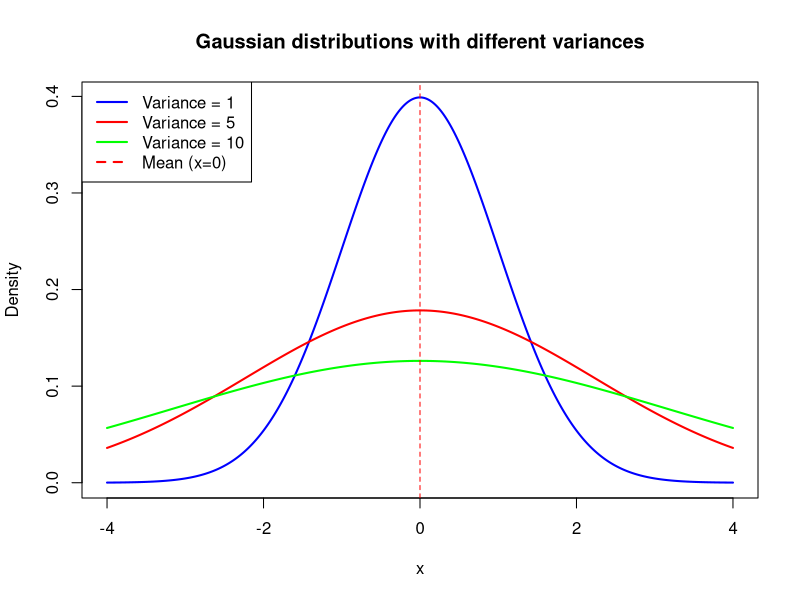
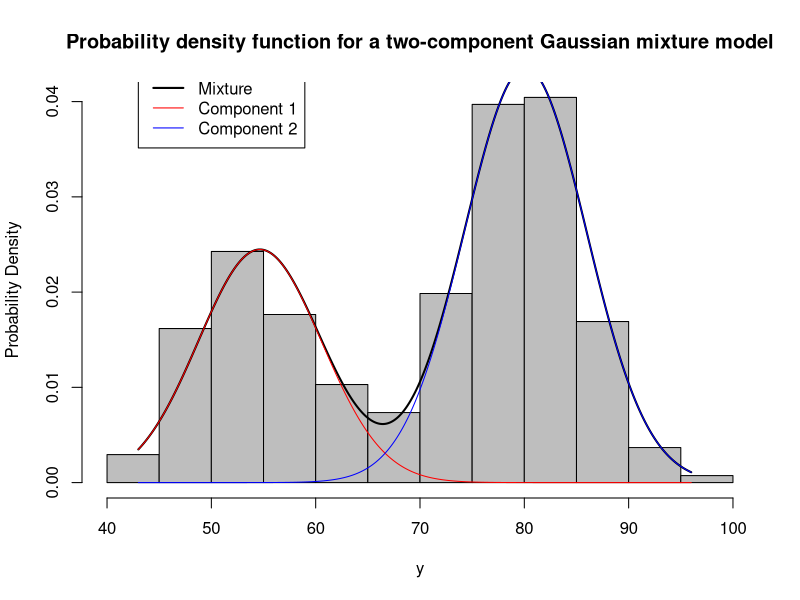
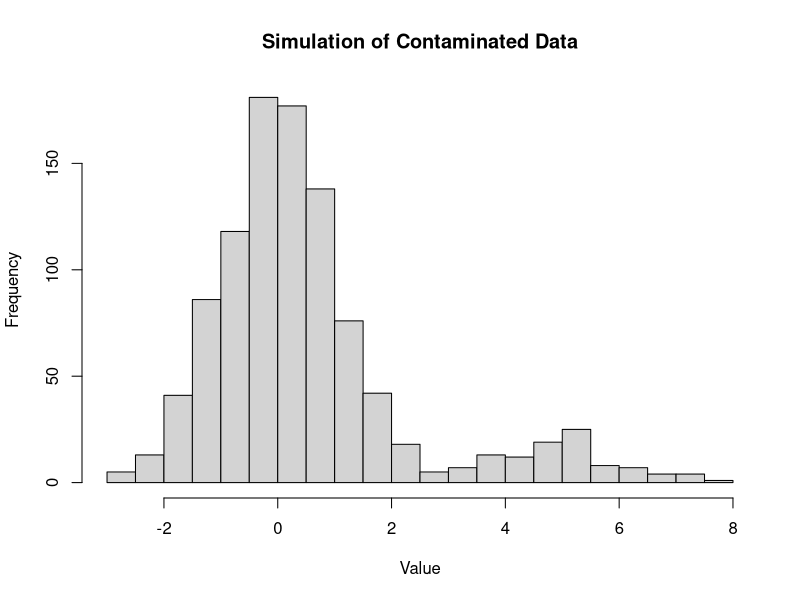
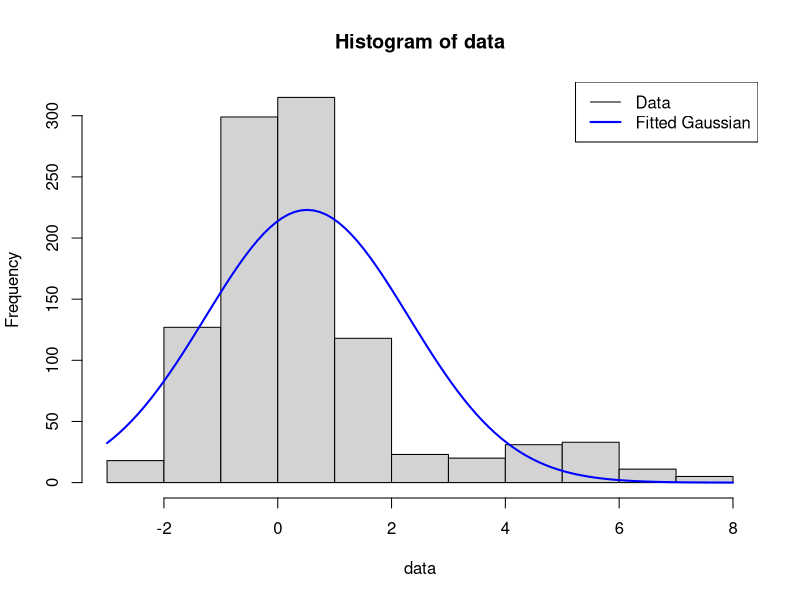

Here is the R script that generated these plots, in order:
library(mclust)
###############################################################################
# Codes to build illustrative graphs
###############################################################################
# Generate x values
x <- seq(-4, 4, length = 1000)

# Generate y values for each Gaussian distribution
y1 <- dnorm(x, mean = 0, sd = 1)
y2 <- dnorm(x, mean = 0, sd = sqrt(5))
y3 <- dnorm(x, mean = 0, sd = sqrt(10))

# Plot the standard normal distribution
plot(x, y1, type = "l", xlab = "x", ylab = "Density", 
     main = "Gaussian distributions with different variances",
     col = "blue", lwd = 2)

# Add lines for the other two distributions
lines(x, y2, col = "red", lwd = 2)
lines(x, y3, col = "green", lwd = 2)

# Add a vertical line at x=0
abline(v = 0, col = "red", lty = 2)

# Add a legend
legend("topleft", legend = c("Variance = 1", "Variance = 5", 
                             "Variance = 10", "Mean (x=0)"), 
       col = c("blue", "red", "green", "red"), lty = c(1, 1, 1, 2),
       lwd = c(2, 2, 2, 2))

##############################################################################
waiting <- faithful $ waiting
n <- length (waiting)
waiting.Mclust <- Mclust (waiting ,model ="V",G=2)

# Plot Densities:
x <- seq(from = min(waiting), to = max(waiting), length = 1000)
den1 <- dnorm(x, mean = waiting.Mclust$parameters$mean[1],
              sd = sqrt(waiting.Mclust$parameters$variance$sigmasq[1]))
den2 <- dnorm(x, mean = waiting.Mclust$parameters$mean[2],
              sd = sqrt(waiting.Mclust$parameters$variance$sigmasq[2]))
tau1 <- waiting.Mclust$parameters$pro[1]
tau2 <- waiting.Mclust$parameters$pro[2]
dens <- tau1 * den1 + tau2 * den2

# Create a histogram of the data
hist_data <- hist(waiting, plot = FALSE)

# Plot the histogram with specified breaks
hist(waiting, breaks = hist_data$breaks, probability = TRUE, col = "gray",
     xlab = "y", ylab = "Probability Density",
     main = "Probability density function for a two-component Gaussian mixture model")

# Overlay the density plot
lines(x, dens, type = "l", lwd = 2)
lines(x, tau1 * den1, col = "red")
lines(x, tau2 * den2, col = "blue")

# Add legend
legend(x = min(x), y = max(dens), legend = c("Mixture", "Component 1", "Component 2"),
       col = c("black", "red", "blue"), lty = c(1, 1, 1), lwd = c(2, 1, 1))
#####################################################################################
# Section 1.5 of Chapter 1: illustrating how the tails miss the outliers 
# Hence the need for mixture modelling 
#############################################################################
# Set the seed for reproducibility
set.seed(123)

# Number of data points
n <- 1000

# Simulate a mixture of Gaussian distributions (contaminated model)
# Parameters for the mixture
mu1 <- 0
sigma1 <- 1
mu2 <- 5
sigma2 <- 1
proportion_outliers <- 0.1

# Simulate the data
data <- c(rnorm(n * (1 - proportion_outliers), mean = mu1, sd = sigma1),
          rnorm(n * proportion_outliers, mean = mu2, sd = sigma2))

# Fit a single Gaussian to the data
fitted_mean <- mean(data)
fitted_sd <- sd(data)

# Plot a histogram of the data and the fitted Gaussian
hist(data, breaks = 30, main = "Simulation of Contaminated Data", xlab = "Value")
curve(dnorm(x, mean = fitted_mean, sd = fitted_sd) * n * diff(hist(data)$breaks)[1],
      col = "blue", lwd = 2, add = TRUE)


# Add legend
legend("topright", legend = c("Data", "Fitted Gaussian"), col = c("black", "blue"), lwd = c(1, 2))

# Display the estimated parameters
cat("Estimated Mean:", fitted_mean, "\n")
cat("Estimated Standard Deviation:", fitted_sd, "\n")

################################################################################
